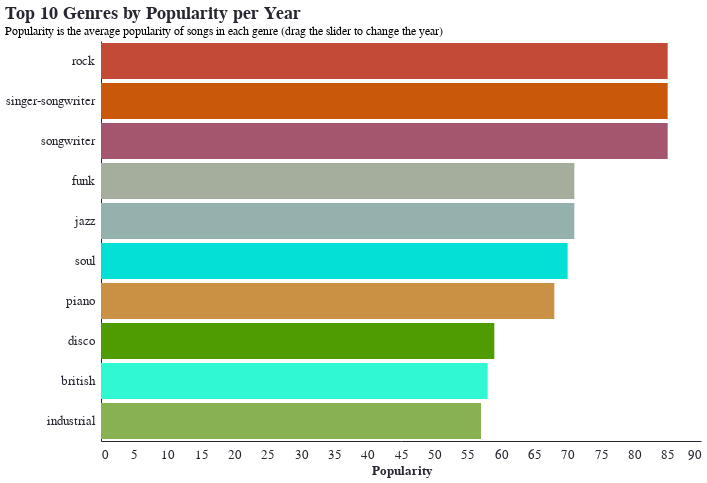

Describe this chart as a Vega-Lite specification.
### Vega-Lite specification from a JSON file in a GitHub repository (floating-point values rounded to 4 significant figures; data arrays with more than 128 entries replaced by an {"elided": "..."} marker saying what was removed)
{"config": {"arc": {"fill": "#F63366"}, "area": {"fill": "#F63366"}, "circle": {"fill": "#F63366", "stroke": "#262730", "strokeWidth": 0.5}, "line": {"stroke": "#F63366"}, "path": {"stroke": "#F63366"}, "point": {"stroke": "#F63366"}, "rect": {"fill": "#F63366"}, "shape": {"stroke": "#F63366"}, "symbol": {"fill": "#F63366"}, "title": {"font": "IBM Plex Mono", "color": "#262730", "fontSize": 17.6, "anchor": "start"}, "subtitle": {"font": "IBM Plex Mono", "color": "#262730", "fontSize": 18, "anchor": "start"}, "axis": {"titleFont": "IBM Plex Mono", "titleColor": "#262730", "titleFontSize": 12.8, "labelFont": "IBM Plex Mono", "labelColor": "#262730", "labelFontSize": 12.8, "gridColor": "#f0f2f6", "domainColor": "#262730", "tickColor": "#fff", "grid": false}, "header": {"labelFont": "IBM Plex Mono", "titleFont": "IBM Plex Mono", "labelFontSize": 16, "titleFontSize": 16}, "legend": {"titleFont": "IBM Plex Mono", "titleColor": "#262730", "titleFontSize": 12.8, "labelFont": "IBM Plex Mono", "labelColor": "#262730", "labelFontSize": 12.8}, "range": {"category": ["#fcca46", "#fe7f2d", "#233d4d", "#a1c181", "#717744", "#00798c"], "diverging": ["#850018", "#cd1549", "#f6618d", "#fbafc4", "#f5f5f5", "#93c5fe", "#5091e6", "#1d5ebd", "#002f84"], "heatmap": ["#ffb5d4", "#ff97b8", "#ff7499", "#fc4c78", "#ec245f", "#d2004b", "#b10034", "#91001f", "#720008"], "ramp": ["#ffb5d4", "#ff97b8", "#ff7499", "#fc4c78", "#ec245f", "#d2004b", "#b10034", "#91001f", "#720008"], "ordinal": ["#ffb5d4", "#ff97b8", "#ff7499", "#fc4c78", "#ec245f", "#d2004b", "#b10034", "#91001f", "#720008"]}, "view": {"strokeWidth": 0}}, "data": {"name": "data-b347aa60f741c99a34a17cecd7b321b3"}, "mark": {"type": "bar"}, "encoding": {"color": {"field": "track_genre", "legend": null, "scale": {"domain": ["acoustic", "afrobeat", "alt-rock", "alternative", "ambient", "anime", "black-metal", "bluegrass", "blues", "brazil", "breakbeat", "british", "cantopop", "chicago-house", "children", "chill", "classical", "club", "comedy", "country", "dance", "dancehall", "death-metal", "deep-house", "detroit-techno", "disco", "disney", "drum-and-bass", "dub", "dubstep", "edm", "electro", "electronic", "emo", "folk", "forro", "french", "funk", "garage", "german", "gospel", "goth", "grindcore", "groove", "grunge", "guitar", "happy", "hard-rock", "hardcore", "hardstyle", "heavy-metal", "hip-hop", "honky-tonk", "house", "idm", "indian", "indie-pop", "indie", "industrial", "iranian", "j-dance", "j-idol", "j-pop", "j-rock", "jazz", "k-pop", "kids", "latin", "latino", "malay", "mandopop", "metal", "metalcore", "minimal-techno", "mpb", "new-age", "opera", "pagode", "party", "piano", "pop-film", "pop", "power-pop", "progressive-house", "psych-rock", "punk-rock", "punk", "r-n-b", "reggae", "reggaeton", "rock-n-roll", "rock", "rockabilly", "romance", "sad", "salsa", "samba", "sertanejo", "show-tunes", "singer-songwriter", "ska", "sleep", "songwriter", "soul", "spanish", "study", "swedish", "synth-pop", "tango", "techno", "trance", "trip-hop", "turkish", "world-music"], "range": ["#BDA69F", "#0cce35", "#8cd0a4", "#7d6277", "#7248ad", "#477183", "#347a3f", "#2c833f", "#3D71A9", "#1045d1", "#0f4194", "#2ff8d2", "#6ff151", "#771f54", "#0d961f", "#002C5C", "#d6cb4d", "#70dd97", "#e5feba", "#8e6f03", "#4D8076", "#51bedd", "#d860ea", "#ae3550", "#8e4527", "#4f9b02", "#6e3d9a", "#ac561e", "#3454e7", "#2f7c62", "#c285d4", "#3184cf", "#b7cc25", "#b01af6", "#876f47", "#163f22", "#eb39bc", "#A5AE9D", "#c1cf42", "#28587f", "#961b76", "#b92839", "#6273a6", "#239cbb", "#17764b", "#74af15", "#942aa8", "#700000", "#77305d", "#33b675", "#c29fe7", "#8e528e", "#e82565", "#bacb48", "#534765", "#bd885c", "#4B4453", "#6b4481", "#88b151", "#248ede", "#579f7c", "#7d57db", "#53a97d", "#3E4756", "#95B1AE", "#845EC2", "#707166", "#FEFEDF", "#D5CABD", "#7545c9", "#106f71", "#444232", "#cd6578", "#891555", "#21e379", "#6c05f1", "#a11d75", "#6cdd62", "#ff9b3d", "#ca9043", "#eaeea1", "#B39CD0", "#879e5f", "#477da0", "#708600", "#868611", "#db5bad", "#cc7e39", "#b95799", "#FFD38B", "#46d36b", "#C34A36", "#2e8bad", "#181fa3", "#3823ee", "#4e4137", "#E1D376", "#d82559", "#2086b4", "#CA580B", "#c3639a", "#efa43c", "#A5566F", "#05e0d7", "#3aa686", "#889d4f", "#ae2b7a", "#391d5d", "#9645a6", "#de998d", "#50fa0d", "#e84e79", "#01a95e", "#86daed"]}, "type": "nominal"}, "tooltip": [{"field": "track_genre", "title": "Genre", "type": "nominal"}, {"field": "avg_popularity", "format": ".2f", "title": "Popularity", "type": "quantitative"}, {"field": "top_tracks", "title": "Top Songs", "type": "nominal"}], "x": {"field": "avg_popularity", "title": "Popularity", "type": "quantitative"}, "y": {"field": "track_genre", "sort": "-x", "title": null, "type": "nominal"}}, "height": 400, "params": [{"name": "year_selector", "bind": {"input": "range", "max": 2022, "min": 1985, "name": "Year:", "step": 1}, "value": 1985}], "title": {"text": ["Top 10 Genres by Popularity per Year"], "subtitle": ["Popularity is the average popularity of songs in each genre (drag the slider to change the year)"]}, "transform": [{"filter": "(datum.release_year === year_selector)"}, {"window": [{"op": "rank", "field": "avg_popularity", "as": "rank"}], "groupby": ["release_year"], "sort": [{"field": "avg_popularity", "order": "descending"}]}, {"filter": "datum.rank <= 10"}], "width": 600, "$schema": "https://vega.github.io/schema/vega-lite/v5.20.1.json", "datasets": {"data-b347aa60f741c99a34a17cecd7b321b3": {"elided": "3492 records"}}}
